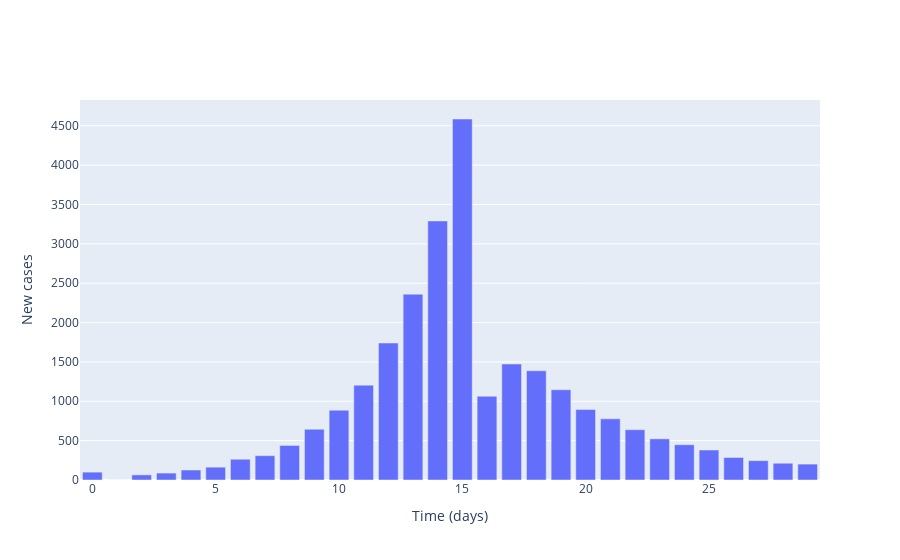

Here is the notebook cell this chart was saved with:
### Code cell
# Plot (bar chart cases each day)
fig = go.Figure()

# Plot of incidences
fig.add_trace(
    go.Bar(
        x=times,
        y=np.sum(cases, axis=1),
        name='Incidences'
    )
)

# Add axis labels
fig.update_layout(
    xaxis_title='Time (days)',
    yaxis_title='New cases'
)

fig.show()

### Figure 1 — Plotly figure (JSON) as saved in the notebook; plotly's stock layout.template omitted (floating-point values rounded to 4 significant figures)
{"data": [{"name": "Incidences", "type": "bar", "x": [0, 1, 2, 3, 4, 5, 6, 7, 8, 9, 10, 11, 12, 13, 14, 15, 16, 17, 18, 19, 20, 21, 22, 23, 24, 25, 26, 27, 28, 29], "y": [100, 0, 65, 88, 127, 163, 264, 309, 439, 645, 887, 1205, 1740, 2361, 3291, 4586, 1064, 1474, 1388, 1147, 895, 777, 639, 523, 448, 381, 286, 246, 213, 202]}], "layout": {"xaxis": {"title": {"text": "Time (days)"}}, "yaxis": {"title": {"text": "New cases"}}}}
